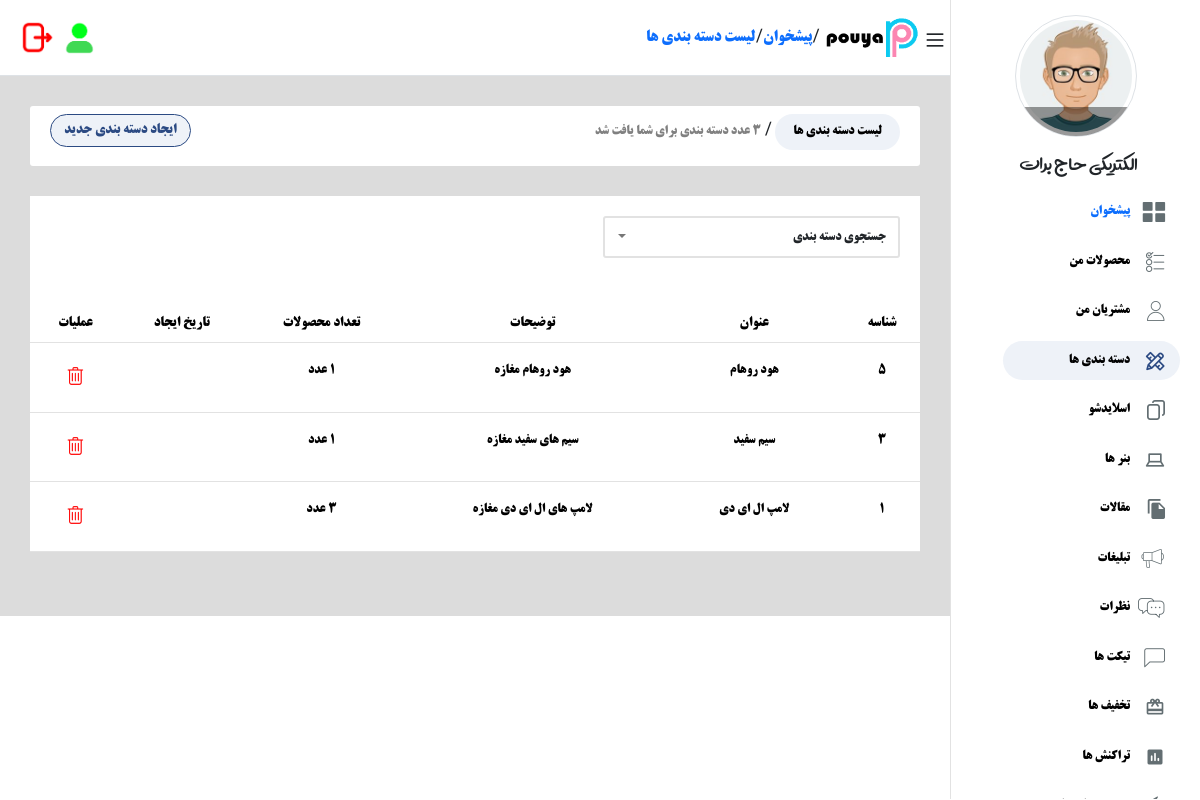
Screenshot of /product/categories/list (signed in) with the database file from the repository.
### accounts/models.py (models this page shows, shortened)
class User(AbstractBaseUser):
    fullname = models.CharField(max_length=200, null=True, blank=True, verbose_name="نام و نام خانوادگی")
    phone = models.CharField(max_length=12, unique=True, verbose_name="شماره تماس")
    name_shop = models.TextField(blank=True,null=True)
    is_active = models.BooleanField(default=True, verbose_name="فعال")
    is_admin = models.BooleanField(default=False, verbose_name="ادمین")
    email = models.EmailField(null=True, blank=True, verbose_name="ایمیل")
    discription = models.TextField(max_length=300, null=True, blank=True, verbose_name="توضیحات کاربر")
    created_at = models.DateTimeField(auto_now=True, verbose_name="تاریخ اضافه شدن")
    image = models.ImageField(upload_to="user_image", null=True, blank=True, verbose_name="عکس پروفایل")
    address = models.TextField(null=True,blank=True,verbose_name="ادرس کاربر")
    objects = MyUserManager()
    USERNAME_FIELD = "phone"
    class Meta:
        verbose_name = "کاربر"
        verbose_name_plural = "کاربر ها "

### product/models.py (models this page shows, shortened)
class Category(models.Model):
    user = models.ForeignKey(User, on_delete=models.CASCADE)
    title = models.CharField(max_length=200, null=True, blank=True, verbose_name="اسم سته بندی")
    discription = models.TextField(max_length=300, null=True, blank=True, verbose_name="توضیحات مدیر")
    created_at = models.DateTimeField(null=True, auto_now_add=True, blank=True, verbose_name="تاریخ اضافه شدن ")
    class Meta:
        verbose_name = "دسته بندی"
        verbose_name_plural = "دسته بندی ها "
    def created_date(self):
        return date2jalali(self.created_at)

### product/views.py (the view)
# urls.py: path("categories/list",login_required(views.CtegoriesView.as_view(),),name="list_p_c"),
class CtegoriesView(TemplateView):
    template_name = "product/categories.html"
    def get(self, request, *args, **kwargs):
        categories = Category.objects.filter(user=request.user).order_by("-created_at")
        search_c = request.GET.get("search_c")
        if search_c  :
            categories = Category.objects.filter(user=request.user).filter(title__contains=search_c)
            messages.success(request,f"{categories.count()} عدد دسته بندی  یافت شد ")
        return render(request,"product/categories.html",{"categories":categories,"search_c":search_c})

### product/templates/product/categories.html (shortened to what this page needs)
{% extends 'base.html' %}
{% load static %}
{% load humanize %}
{% block content %}
<div class="content">
    <div class="header d-flex item-center bg-white width-100 border-bottom ">
        <div class="header__right d-flex flex-grow-1 item-center">
            <span class="bars"></span>
                <img style="margin-right: 5px;" width="100" height="45" src="{% static 'img/logo3.png' %}"/>
                /
                        <a style="text-decoration: none;" href="{% url 'home:index' %}" title="پیشخوان">پیشخوان</a>/
                        <a style="text-decoration: none;" href="{% url 'product:list_p_c' %}" title="پیشخوان">لیست دسته بندی ها </a>
        </div>
        <div class="header__left d-flex flex-end item-center margin-top-2">
            <div class="notification" style="margin-left: 8px;">
                <img width="33" height="33" src="{% static 'img/user2.png' %}"/>
            </div>
            <a
            type="button"
            data-bs-toggle="modal"
            data-bs-target="#logout"
            data-bs-whatever="@mdo">
                <img width="35" height="35" src="{% static 'img/logout2.png' %}"/>
        </a>
        </div>
    </div>
<div class="main-content" style="background-color: #dcdcdc;height: 540px;">
    <div class="tab__box" style="display: flex; justify-content: space-between;padding: 0px 10px;">
        <div class="tab__items">
            <a style="text-decoration: none;background-color: #EEF2F8 ;border-radius: 20px;" class="tab__item "  href="courses.html">لیست دسته بندی  ها</a>
          /
          <p class="d-inline-block font-size-13" style="color: gray;">
             {{categories.count}} عدد دسته بندی برای شما یافت شد
          </p>
        </div>
        <div class="tab__items">
            <button class="btn-outline-tosi"
            data-bs-toggle="modal"
            data-bs-target="#add_category"
            data-bs-whatever="@mdo">ایجاد دسته بندی  جدید </button>
        </div>
    </div>
    <div class="bg-white padding-20">
        <div class="t-header-search">
            <form method="get">
                <div class="t-header-searchbox font-size-13">
                    <div type="text" class="text search-input__box ">جستجوی دسته بندی</div>
                </div>
            </form>
        </div>
    </div>
    {% if categories %}
    <div class="table__box">
        <table class="table">
            <thead role="rowgroup">
            <tr role="row" class="title-row ">
                <th>شناسه</th>
                <th>عنوان</th>
                <th> توضیحات </th>
                <th> تعداد محصولات  </th>
                <th> تاریخ ایجاد  </th>
                <th>عملیات</th>
            </tr>
            </thead>
            <tbody>
           {% for item in categories %}
           <tr role="row" >
            <td><a >{{item.id}}</a></td>
            <td><a  style="color: black;text-decoration: none;">{{item.title}}</a></td>
            <td><a  style="color: black;text-decoration: none;">{{item.discription}}</a></td>
            <td><a  style="color: black;text-decoration: none;">{{item.product_set.count}} عدد</a></td>
            <td><a  style="color: black;text-decoration: none;">{{item.created_date}}</a></td>
            <td>
              <a style="text-decoration: none;" href="{% url 'product:delete_catgeory' item.id %}" class="item-delete " title="حذف"></a>
            </td>
        </tr>
           {% endfor %}
            </tbody>
        </table>
    </div>
    {% else %}
    <div class="tab__box" style="display: flex;justify-content: center; align-items: center;background-color: red;padding: 20px 0px;color: white;">
        هیچ دسته بندی یافت نشد
    </div>
    {% endif %}
</div>
</div>
{% endblock %}

### templates/includes/menu_sidebar.html (shortened to what this page needs)
{% load static %}
{% if request.user.is_authenticated %}
<div class="sidebar__nav border-top border-left  ">
    <div class="profile__info border cursor-pointer text-center">
        <div class="avatar__img"><img src="{% static 'img/pro.jpg' %}" class="avatar___img">
            <div class="box__camera default__avatar"></div>
        </div>
        <span class="profile__name">{{request.user.name_shop}}</span>
    </div>
    <ul>
      {% if request.resolver_match.url_name == 'dashboard' %}
      <li class="item-li i-dashboard is-active"><a style="text-decoration: none;" style="text-decoration: none;color: #2B4A83;"  href="{% url 'accounts:dashboard' %}">پیشخوان</a></li>
      {% else %}
      <li class="item-li i-dashboard "><a style="text-decoration: none;" style="text-decoration: none;color: black;"  href="{% url 'accounts:dashboard' %}">پیشخوان</a></li>
      {% endif %}
        {% if request.resolver_match.url_name == 'list_p' or request.resolver_match.url_name == 'detail_p' %}
        <li class="item-li i-courses is-active"><a style="text-decoration: none;color: #2B4A83;"  href="{% url 'product:list_p' %}"> محصولات من </a></li>
        {% else %}
        <li class="item-li i-courses"><a style="text-decoration: none;color: black;"  href="{% url 'product:list_p' %}"> محصولات من </a></li>
        {% endif %}
        {% if request.resolver_match.url_name == 'list_customer' or request.resolver_match.url_name == 'detail_customer' %}
        <li class="item-li i-users is-active"><a style="text-decoration: none;color: black;"  href="{% url 'customer:list_customer' %}"> مشتریان  من </a></li>
        {% else %}
        <li class="item-li i-users"><a style="text-decoration: none;color: black;"  href="{% url 'customer:list_customer' %}"> مشتریان  من </a></li>
        {% endif %}
        {% if request.resolver_match.url_name == 'list_p_c' %}
        <li class="item-li i-categories is-active"><a style="text-decoration: none;color: black;"  href="{% url 'product:list_p_c' %}">دسته بندی ها</a></li>
        {% else %}
        <li class="item-li i-categories"><a style="text-decoration: none;color: black;"  href="{% url 'product:list_p_c' %}">دسته بندی ها</a></li>
        {% endif %}
        <li class="item-li i-slideshow"><a style="text-decoration: none;color: black;"  href="slideshow.html">اسلایدشو</a></li>
        <li class="item-li i-banners"><a  style="text-decoration: none;color: black;" href="banners.html">بنر ها</a></li>
        <li class="item-li i-articles"><a style="text-decoration: none;color: black;"  href="articles.html">مقالات</a></li>
        <li class="item-li i-ads"><a style="text-decoration: none;color: black;"  href="ads.html">تبلیغات</a></li>
        <li class="item-li i-comments"><a style="text-decoration: none;color: black;"  href="comments.html"> نظرات</a></li>
        <li class="item-li i-tickets"><a  style="text-decoration: none;color: black;" href="tickets.html"> تیکت ها</a></li>
        <li class="item-li i-discounts"><a style="text-decoration: none;color: black;"  href="discounts.html">تخفیف ها</a></li>
        <li class="item-li i-transactions"><a style="text-decoration: none;color: black;"  href="transactions.html">تراکنش ها</a></li>
        <li class="item-li i-checkouts"><a style="text-decoration: none;color: black;"  href="checkouts.html">تسویه حساب ها</a></li>
    </ul>
</div>
{% endif %}

### static/css/responsive_991.css (style rules this page uses)
.sidebar__nav { right: -250px; }
.content { margin-right: 0 !important; }
.bars { display: block !important; }
.sidebar__nav ul li.is-active a { color: #2b4a83 !important; background-color: #eef2f8 !important; }

### static/css/responsive_768.css (style rules this page uses)
.t-header-search { width: 100%; }

### rows the page displays
User: user.name_shop "الکتریکی حاج برات"
Category: id "5", title "هود روهام", discription "هود روهام مغازه"
Category: id "3", title "سیم سفید", discription "سیم های سفید مغازه"
Category: id "1", title "لامپ ال ای دی", discription "لامپ های ال ای دی مغازه", product_set.count "3"
